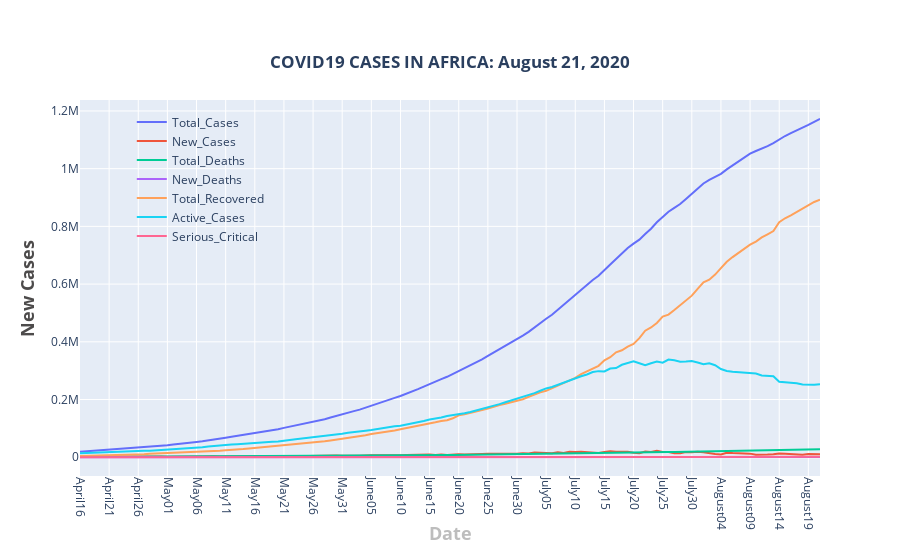

Here is the notebook cell this chart was saved with:
### Code cell
fig = go.Figure()
for column in african_summary.columns[1:]:
    fig.add_trace(go.Scatter(
        x=dates,
        y= african_summary[column].tolist(),
        name=column,
        mode='lines'
))

    
fig.update_layout(
    title={
        'text': '<b>'+'COVID19 CASES IN AFRICA: ' + date_string +'</b>',
        'y':0.9,
        'x':0.5,
        'xanchor': 'center',
        'yanchor': 'top'},
    xaxis=dict(title='<b>Date</b>',titlefont_size=18, titlefont=dict(color='#BDBDBD'),nticks=30),
    yaxis=dict(title='<b>New Cases</b>',titlefont_size=18,  titlefont=dict(color='#4D4B4B')),
    legend=dict(x=0.07, y=0.98,traceorder="normal",bgcolor='rgba(255, 255, 255, 0)',bordercolor='rgba(255, 255, 255, 0)',),
    xaxis_tickangle=90
#     legend=dict(x=0.01, y=0.98,traceorder="normal",borderwidth=1,bordercolor="Black",)
)
fig.show()

### Figure 1 — Plotly figure (JSON) as saved in the notebook; plotly's stock layout.template omitted (floating-point values rounded to 4 significant figures)
{"data": [{"mode": "lines", "name": "Total_Cases", "type": "scatter", "x": ["April16", "April17", "April18", "April19", "April20", "April21", "April22", "April23", "April24", "April25", "April26", "April27", "April28", "April29", "April30", "May01", "May02", "May03", "May04", "May05", "May06", "May07", "May08", "May09", "May10", "May11", "May12", "May13", "May14", "May15", "May16", "May17", "May18", "May19", "May20", "May21", "May22", "May23", "May24", "May25", "May26", "May27", "May28", "May29", "May30", "May31", "June01", "June02", "June03", "June04", "June05", "June06", "June07", "June08", "June09", "June10", "June11", "June12", "June13", "June14", "June15", "June16", "June17", "June18", "June19", "June20", "June21", "June22", "June23", "June24", "June25", "June26", "June27", "June28", "June29", "June30", "July01", "July02", "July03", "July04", "July05", "July06", "July07", "July08", "July09", "July10", "July11", "July12", "July13", "July14", "July15", "July16", "July17", "July18", "July19", "July20", "July21", "July22", "July23", "July24", "July25", "July26", "July27", "July28", "July29", "July30", "July31", "August01", "August02", "August03", "August04", "August05", "August06", "August07", "August08", "August09", "August10", "August11", "August12", "August13", "August14", "August15", "August16", "August17", "August18", "August19", "August20", "August21"], "y": [18993, 20419, 21741, 22966, 24171, 25411, 26654, 28217, 29840, 31102, 32657, 34036, 35678, 37693, 39785, 41446, 43734, 45380, 48075, 50166, 52713, 55320, 59050, 61985, 64750, 67778, 70982, 73973, 77002, 79780, 83363, 86381, 90080, 93228, 96990, 101684, 105845, 109470, 113656, 117801, 121547, 126638, 131587, 137544, 143769, 148775, 154907, 159838, 164985, 172183, 179337, 185996, 192118, 198990, 205520, 212011, 219354, 227599, 235704, 244578, 254214, 261581, 270660, 278677, 288812, 299841, 309153, 318321, 327464, 338766, 350859, 362616, 374596, 385219, 396314, 407925, 421382, 434442, 450658, 466168, 479845, 493710, 511170, 525892, 545063, 562728, 581640, 598236, 614412, 628885, 646973, 668068, 686961, 706069, 724870, 740026, 753917, 773506, 792040, 814165, 832514, 850628, 864094, 877593, 895157, 912621, 931777, 948730, 961388, 972287, 982219, 997602, 1011872, 1025464, 1039678, 1052094, 1061098, 1069093, 1078301, 1088777, 1101342, 1113143, 1123142, 1132101, 1140775, 1151737, 1162392, 1172802]}, {"mode": "lines", "name": "New_Cases", "type": "scatter", "x": ["April16", "April17", "April18", "April19", "April20", "April21", "April22", "April23", "April24", "April25", "April26", "April27", "April28", "April29", "April30", "May01", "May02", "May03", "May04", "May05", "May06", "May07", "May08", "May09", "May10", "May11", "May12", "May13", "May14", "May15", "May16", "May17", "May18", "May19", "May20", "May21", "May22", "May23", "May24", "May25", "May26", "May27", "May28", "May29", "May30", "May31", "June01", "June02", "June03", "June04", "June05", "June06", "June07", "June08", "June09", "June10", "June11", "June12", "June13", "June14", "June15", "June16", "June17", "June18", "June19", "June20", "June21", "June22", "June23", "June24", "June25", "June26", "June27", "June28", "June29", "June30", "July01", "July02", "July03", "July04", "July05", "July06", "July07", "July08", "July09", "July10", "July11", "July12", "July13", "July14", "July15", "July16", "July17", "July18", "July19", "July20", "July21", "July22", "July23", "July24", "July25", "July26", "July27", "July28", "July29", "July30", "July31", "August01", "August02", "August03", "August04", "August05", "August06", "August07", "August08", "August09", "August10", "August11", "August12", "August13", "August14", "August15", "August16", "August17", "August18", "August19", "August20", "August21"], "y": [1166, 1426, 1322, 1225, 1205, 1240, 1243, 1436, 1623, 1262, 1555, 1357, 1642, 2017, 2093, 1661, 2294, 1589, 2695, 2091, 2547, 2607, 3731, 2935, 2765, 3035, 3204, 2991, 3029, 2778, 3588, 3018, 3699, 3357, 3762, 4798, 4161, 3625, 4186, 4145, 3746, 5091, 4949, 5957, 6225, 5006, 6132, 4931, 5147, 7198, 7154, 6659, 6122, 6872, 6530, 6491, 7343, 8245, 8105, 8874, 9636, 7368, 9079, 8017, 10135, 10386, 9312, 9168, 9143, 11302, 12093, 11757, 11980, 10623, 10910, 11611, 13457, 13060, 16216, 15510, 13677, 13865, 17460, 14722, 19171, 17665, 18912, 16596, 16176, 14473, 18057, 20489, 18893, 19108, 18801, 15156, 13891, 19454, 18464, 22125, 18349, 18114, 13470, 13499, 17564, 17464, 19156, 16953, 12658, 10899, 9759, 15383, 14270, 13563, 14209, 12416, 8914, 7995, 9208, 10476, 12565, 11801, 9999, 8959, 8674, 10962, 10655, 10349]}, {"mode": "lines", "name": "Total_Deaths", "type": "scatter", "x": ["April16", "April17", "April18", "April19", "April20", "April21", "April22", "April23", "April24", "April25", "April26", "April27", "April28", "April29", "April30", "May01", "May02", "May03", "May04", "May05", "May06", "May07", "May08", "May09", "May10", "May11", "May12", "May13", "May14", "May15", "May16", "May17", "May18", "May19", "May20", "May21", "May22", "May23", "May24", "May25", "May26", "May27", "May28", "May29", "May30", "May31", "June01", "June02", "June03", "June04", "June05", "June06", "June07", "June08", "June09", "June10", "June11", "June12", "June13", "June14", "June15", "June16", "June17", "June18", "June19", "June20", "June21", "June22", "June23", "June24", "June25", "June26", "June27", "June28", "June29", "June30", "July01", "July02", "July03", "July04", "July05", "July06", "July07", "July08", "July09", "July10", "July11", "July12", "July13", "July14", "July15", "July16", "July17", "July18", "July19", "July20", "July21", "July22", "July23", "July24", "July25", "July26", "July27", "July28", "July29", "July30", "July31", "August01", "August02", "August03", "August04", "August05", "August06", "August07", "August08", "August09", "August10", "August11", "August12", "August13", "August14", "August15", "August16", "August17", "August18", "August19", "August20", "August21"], "y": [968, 1020, 1082, 1125, 1164, 1197, 1244, 1298, 1328, 1379, 1427, 1468, 1527, 1592, 1638, 1691, 1763, 1802, 1848, 1917, 2015, 2083, 2161, 2232, 2301, 2355, 2407, 2507, 2578, 2639, 2726, 2777, 2849, 2924, 3010, 3115, 3204, 3267, 3356, 3495, 3613, 3710, 3814, 3945, 4092, 4245, 4369, 4520, 4627, 4783, 4942, 5082, 5215, 5390, 5568, 5717, 5869, 6080, 6283, 6490, 6793, 7026, 7249, 7450, 7713, 7941, 8148, 8371, 8653, 8889, 9104, 9317, 9519, 9698, 9914, 10184, 10443, 10662, 10920, 11117, 11400, 11649, 12015, 12270, 12500, 12809, 13029, 13285, 13504, 13803, 14029, 14442, 14717, 14996, 15210, 15465, 15779, 16482, 16756, 17146, 17570, 17808, 18218, 18540, 18908, 19362, 19726, 20018, 20350, 20671, 21143, 21683, 22114, 22553, 22966, 23324, 23643, 23912, 24322, 24727, 25143, 25383, 25678, 25942, 26357, 26685, 27022, 27374]}, {"mode": "lines", "name": "New_Deaths", "type": "scatter", "x": ["April16", "April17", "April18", "April19", "April20", "April21", "April22", "April23", "April24", "April25", "April26", "April27", "April28", "April29", "April30", "May01", "May02", "May03", "May04", "May05", "May06", "May07", "May08", "May09", "May10", "May11", "May12", "May13", "May14", "May15", "May16", "May17", "May18", "May19", "May20", "May21", "May22", "May23", "May24", "May25", "May26", "May27", "May28", "May29", "May30", "May31", "June01", "June02", "June03", "June04", "June05", "June06", "June07", "June08", "June09", "June10", "June11", "June12", "June13", "June14", "June15", "June16", "June17", "June18", "June19", "June20", "June21", "June22", "June23", "June24", "June25", "June26", "June27", "June28", "June29", "June30", "July01", "July02", "July03", "July04", "July05", "July06", "July07", "July08", "July09", "July10", "July11", "July12", "July13", "July14", "July15", "July16", "July17", "July18", "July19", "July20", "July21", "July22", "July23", "July24", "July25", "July26", "July27", "July28", "July29", "July30", "July31", "August01", "August02", "August03", "August04", "August05", "August06", "August07", "August08", "August09", "August10", "August11", "August12", "August13", "August14", "August15", "August16", "August17", "August18", "August19", "August20", "August21"], "y": [55, 52, 62, 43, 39, 33, 47, 54, 30, 51, 48, 39, 59, 65, 46, 53, 72, 37, 46, 69, 98, 68, 78, 71, 69, 54, 52, 100, 71, 61, 87, 51, 72, 75, 86, 105, 89, 63, 89, 139, 118, 97, 104, 131, 147, 153, 124, 151, 107, 156, 159, 140, 133, 173, 178, 149, 152, 211, 203, 207, 303, 233, 223, 201, 263, 210, 207, 223, 282, 236, 214, 213, 202, 179, 216, 270, 259, 219, 258, 197, 284, 249, 366, 255, 230, 309, 220, 256, 219, 299, 224, 370, 275, 279, 214, 255, 314, 690, 274, 390, 424, 238, 410, 322, 368, 459, 364, 292, 332, 321, 472, 540, 431, 439, 413, 358, 319, 269, 410, 405, 416, 240, 295, 264, 415, 328, 337, 352]}, {"mode": "lines", "name": "Total_Recovered", "type": "scatter", "x": ["April16", "April17", "April18", "April19", "April20", "April21", "April22", "April23", "April24", "April25", "April26", "April27", "April28", "April29", "April30", "May01", "May02", "May03", "May04", "May05", "May06", "May07", "May08", "May09", "May10", "May11", "May12", "May13", "May14", "May15", "May16", "May17", "May18", "May19", "May20", "May21", "May22", "May23", "May24", "May25", "May26", "May27", "May28", "May29", "May30", "May31", "June01", "June02", "June03", "June04", "June05", "June06", "June07", "June08", "June09", "June10", "June11", "June12", "June13", "June14", "June15", "June16", "June17", "June18", "June19", "June20", "June21", "June22", "June23", "June24", "June25", "June26", "June27", "June28", "June29", "June30", "July01", "July02", "July03", "July04", "July05", "July06", "July07", "July08", "July09", "July10", "July11", "July12", "July13", "July14", "July15", "July16", "July17", "July18", "July19", "July20", "July21", "July22", "July23", "July24", "July25", "July26", "July27", "July28", "July29", "July30", "July31", "August01", "August02", "August03", "August04", "August05", "August06", "August07", "August08", "August09", "August10", "August11", "August12", "August13", "August14", "August15", "August16", "August17", "August18", "August19", "August20", "August21"], "y": [4585, 4958, 5470, 5840, 6451, 6770, 7315, 8534, 9140, 9530, 10018, 10575, 11868, 12630, 13070, 13918, 14664, 15137, 16231, 16977, 18286, 19099, 19839, 21649, 22643, 23961, 24819, 26250, 28186, 30210, 32103, 33496, 34879, 36802, 39428, 40588, 42881, 44166, 46063, 47813, 49902, 52623, 55126, 58197, 60987, 63463, 65931, 68985, 72380, 75830, 80324, 83432, 84919, 88212, 92914, 97163, 100711, 105092, 108835, 112243, 116730, 120949, 125580, 128347, 135176, 144985, 148863, 153242, 156968, 163507, 168752, 175652, 181179, 185243, 189722, 195397, 200995, 209616, 217705, 224808, 230016, 238464, 247734, 255857, 265783, 274778, 287924, 298194, 305852, 316780, 335800, 346500, 363494, 370715, 383351, 392264, 412654, 438288, 449637, 465357, 487462, 494224, 510089, 527821, 544168, 559906, 583665, 606320, 615344, 632929, 655407, 677208, 693620, 707877, 723688, 736638, 747414, 761619, 772365, 783617, 814407, 828034, 838452, 849723, 862564, 874088, 884480, 892304]}, {"mode": "lines", "name": "Active_Cases", "type": "scatter", "x": ["April16", "April17", "April18", "April19", "April20", "April21", "April22", "April23", "April24", "April25", "April26", "April27", "April28", "April29", "April30", "May01", "May02", "May03", "May04", "May05", "May06", "May07", "May08", "May09", "May10", "May11", "May12", "May13", "May14", "May15", "May16", "May17", "May18", "May19", "May20", "May21", "May22", "May23", "May24", "May25", "May26", "May27", "May28", "May29", "May30", "May31", "June01", "June02", "June03", "June04", "June05", "June06", "June07", "June08", "June09", "June10", "June11", "June12", "June13", "June14", "June15", "June16", "June17", "June18", "June19", "June20", "June21", "June22", "June23", "June24", "June25", "June26", "June27", "June28", "June29", "June30", "July01", "July02", "July03", "July04", "July05", "July06", "July07", "July08", "July09", "July10", "July11", "July12", "July13", "July14", "July15", "July16", "July17", "July18", "July19", "July20", "July21", "July22", "July23", "July24", "July25", "July26", "July27", "July28", "July29", "July30", "July31", "August01", "August02", "August03", "August04", "August05", "August06", "August07", "August08", "August09", "August10", "August11", "August12", "August13", "August14", "August15", "August16", "August17", "August18", "August19", "August20", "August21"], "y": [13440, 14441, 15189, 16001, 16556, 17444, 18095, 18385, 19372, 20193, 21212, 21993, 22283, 23471, 25077, 25837, 27307, 28441, 29996, 31272, 32412, 34138, 37050, 38104, 39806, 41462, 43756, 45216, 46238, 46931, 48534, 50108, 52352, 53502, 54552, 57981, 59760, 62037, 64237, 66493, 68032, 70305, 72647, 75402, 78690, 81067, 84607, 86333, 87978, 91570, 94071, 97482, 101984, 105388, 107038, 109131, 112774, 116427, 120586, 125845, 130691, 133606, 137831, 142880, 145923, 146915, 152142, 156708, 161843, 166370, 173003, 177647, 183898, 190278, 196678, 202344, 209944, 214164, 222033, 230243, 238429, 243597, 251421, 257765, 266780, 275141, 280687, 286757, 295056, 298302, 297144, 307126, 308750, 320358, 326309, 332297, 325484, 318736, 325647, 331662, 327482, 338596, 335787, 331232, 332081, 333353, 328386, 322392, 325694, 318687, 305669, 298711, 296138, 295034, 293024, 292132, 290041, 283562, 281614, 280433, 261792, 259726, 259012, 256436, 251854, 250964, 250890, 253124]}, {"mode": "lines", "name": "Serious_Critical", "type": "scatter", "x": ["April16", "April17", "April18", "April19", "April20", "April21", "April22", "April23", "April24", "April25", "April26", "April27", "April28", "April29", "April30", "May01", "May02", "May03", "May04", "May05", "May06", "May07", "May08", "May09", "May10", "May11", "May12", "May13", "May14", "May15", "May16", "May17", "May18", "May19", "May20", "May21", "May22", "May23", "May24", "May25", "May26", "May27", "May28", "May29", "May30", "May31", "June01", "June02", "June03", "June04", "June05", "June06", "June07", "June08", "June09", "June10", "June11", "June12", "June13", "June14", "June15", "June16", "June17", "June18", "June19", "June20", "June21", "June22", "June23", "June24", "June25", "June26", "June27", "June28", "June29", "June30", "July01", "July02", "July03", "July04", "July05", "July06", "July07", "July08", "July09", "July10", "July11", "July12", "July13", "July14", "July15", "July16", "July17", "July18", "July19", "July20", "July21", "July22", "July23", "July24", "July25", "July26", "July27", "July28", "July29", "July30", "July31", "August01", "August02", "August03", "August04", "August05", "August06", "August07", "August08", "August09", "August10", "August11", "August12", "August13", "August14", "August15", "August16", "August17", "August18", "August19", "August20", "August21"], "y": [180, 187, 195, 174, 177, 164, 174, 173, 148, 155, 140, 138, 120, 122, 126, 126, 127, 132, 129, 128, 128, 176, 223, 217, 235, 224, 219, 258, 290, 288, 289, 288, 285, 284, 287, 285, 296, 306, 323, 327, 334, 349, 352, 356, 370, 346, 347, 425, 435, 449, 443, 463, 469, 490, 499, 499, 511, 526, 524, 515, 517, 500, 493, 506, 499, 481, 491, 502, 504, 847, 885, 881, 904, 907, 924, 920, 919, 916, 1797, 944, 945, 956, 950, 964, 952, 965, 978, 969, 994, 982, 990, 1003, 1030, 1066, 1061, 1047, 1046, 1044, 1068, 1091, 1086, 1091, 1094, 1124, 1120, 1160, 1138, 1151, 1150, 1149, 1149, 1188, 1187, 1196, 1206, 1200, 1161, 1207, 1211, 1188, 1190, 1196, 1210, 1210, 1214, 1206, 1190, 1202]}], "layout": {"legend": {"bgcolor": "rgba(255, 255, 255, 0)", "bordercolor": "rgba(255, 255, 255, 0)", "traceorder": "normal", "x": 0.07, "y": 0.98}, "title": {"text": "<b>COVID19 CASES IN AFRICA: August 21, 2020</b>", "x": 0.5, "xanchor": "center", "y": 0.9, "yanchor": "top"}, "xaxis": {"nticks": 30, "tickangle": 90, "title": {"font": {"color": "#BDBDBD", "size": 18}, "text": "<b>Date</b>"}}, "yaxis": {"title": {"font": {"color": "#4D4B4B", "size": 18}, "text": "<b>New Cases</b>"}}}}
